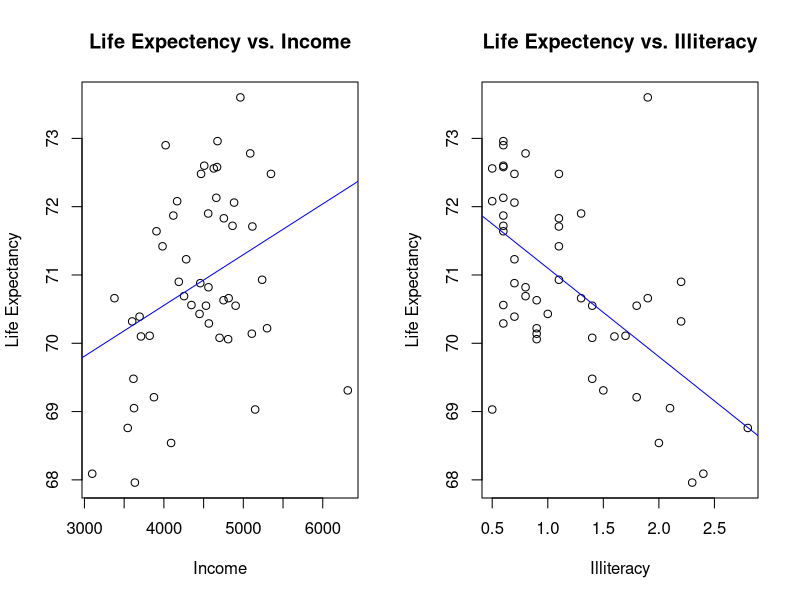
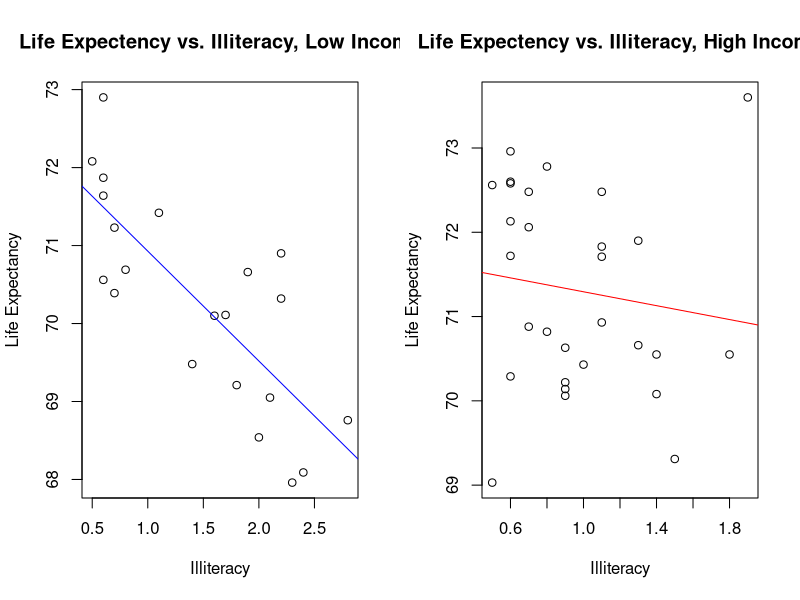
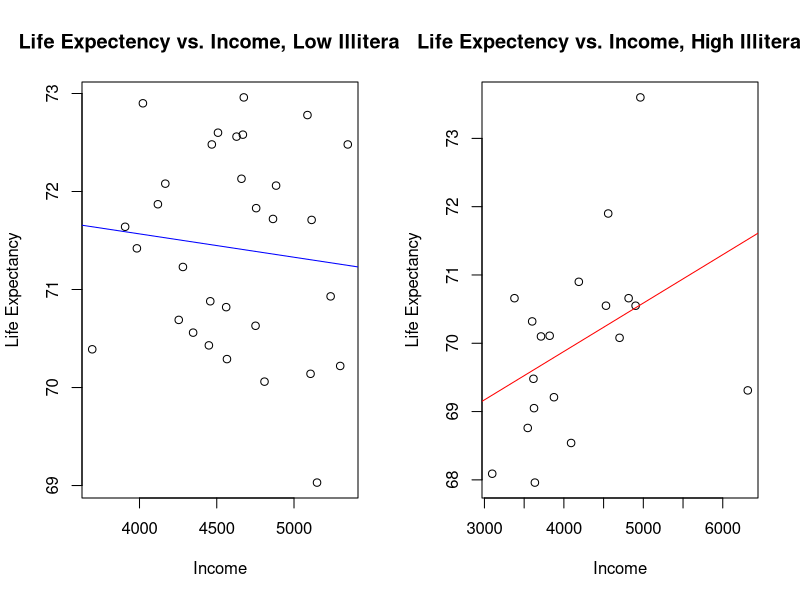

Write R code to recreate these figures, in order.
## ---- chunk 1
#a
st = as.data.frame(state.x77)
dim(st)

#b
par(mfrow = c(1,2)) #putting the two graphs side-by-side together
plot(st$Income, st$`Life Exp`, main = "Life Expectency vs. Income", xlab = "Income", ylab = "Life Expectancy")
abline(lm(st$`Life Exp` ~ st$Income), col = "blue")
plot(st$Illiteracy, st$`Life Exp`, main = "Life Expectency vs. Illiteracy", xlab = "Illiteracy", ylab = "Life Expectancy")
abline(lm(st$`Life Exp` ~ st$Illiteracy), col = "blue")
## ---- chunk 2
#c
st1 = subset(st, Income < mean(Income))
st2 = subset(st, Income >= mean(Income))
par(mfrow = c(1,2))
plot(st1$Illiteracy, st1$`Life Exp`, main = "Life Expectency vs. Illiteracy, Low Income", xlab = "Illiteracy", ylab = "Life Expectancy")
abline(lm(st1$`Life Exp` ~ st1$Illiteracy), col = "blue")
plot(st2$Illiteracy, st2$`Life Exp`, main = "Life Expectency vs. Illiteracy, High Income", xlab = "Illiteracy", ylab = "Life Expectancy")
abline(lm(st2$`Life Exp` ~ st2$Illiteracy), col = "red")

st3 = subset(st, Illiteracy < mean(Illiteracy))
st4 = subset(st, Illiteracy >= mean(Illiteracy))
par(mfrow = c(1,2))
plot(st3$Income, st3$`Life Exp`, main = "Life Expectency vs. Income, Low Illiteracy", xlab = "Income", ylab = "Life Expectancy")
abline(lm(st3$`Life Exp` ~ st3$Income), col = "blue")
plot(st4$Income, st4$`Life Exp`, main = "Life Expectency vs. Income, High Illiteracy", xlab = "Income", ylab = "Life Expectancy")
abline(lm(st4$`Life Exp` ~ st4$Income), col = "red")
